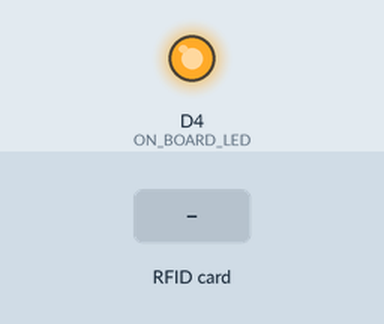
The sketch below on a simulated ESP8266 (NodeMCU). On the bench: output pins drawn as LEDs (lit = HIGH). The test bench sets the inputs (shaded band). WiFi joins after 1.5 s; servers stay silent unless stated; uploads are accepted with an empty reply; what the sketch prints to the serial monitor is not drawn.

Above: at 2.7 s.
2.8 s: RFID card 5E 7A 19 C4 held to the reader
At 2.92 s:
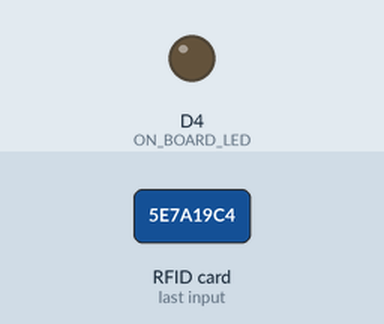
Timing chart, 0 to 5.8 s (numbered marks = the images above; inputs shaded):
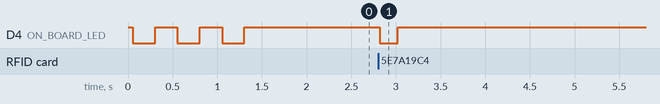

Measured:
- after the input at 2.8 s, D4 (ON_BOARD_LED): HIGH → LOW at once, → HIGH 0.20 s later

The sketch:

rfid.ino
```cpp
#include <ESP8266WiFi.h>
#include <ESP8266HTTPClient.h>
#include <SPI.h>
#include <MFRC522.h>
#include <time.h>

#define SS_PIN D2
#define RST_PIN D1
#define ON_BOARD_LED 2

MFRC522 rfidReader(SS_PIN, RST_PIN);
WiFiClient wifiClient;

const char* wifiSsid = "Bac Hoa";
const char* wifiPassword = "hoalan78";
const char* serverUrl = "http://192.168.1.17/NodeMCU_RC522_Mysql/getUID.php";

void setup() {
  Serial.begin(115200);
  pinMode(ON_BOARD_LED, OUTPUT);
  digitalWrite(ON_BOARD_LED, HIGH);
  SPI.begin();
  rfidReader.PCD_Init();
  Serial.println("RFID reader initialized");

  WiFi.begin(wifiSsid, wifiPassword);
  Serial.print("Connecting to WiFi");
  while (WiFi.status() != WL_CONNECTED) {
    digitalWrite(ON_BOARD_LED, LOW);
    delay(250);
    digitalWrite(ON_BOARD_LED, HIGH);
    delay(250);
    Serial.print(".");
  }
  Serial.println("\nConnected to WiFi");
  Serial.println("NodeMCU IP: " + WiFi.localIP().toString());
  Serial.println("Server URL: " + String(serverUrl));
  Serial.println("Please tag a card");
}

void loop() {
  if (!rfidReader.PICC_IsNewCardPresent() || !rfidReader.PICC_ReadCardSerial()) {
    return;
  }

  digitalWrite(ON_BOARD_LED, LOW);
  String cardUid = "";
  for (byte i = 0; i < rfidReader.uid.size; i++) {
    cardUid += String(rfidReader.uid.uidByte[i] < 0x10 ? "0" : "") + String(rfidReader.uid.uidByte[i], HEX);
  }
  cardUid.toUpperCase();
  Serial.println("[" + String(millis()) + "] UID: " + cardUid);

  if (WiFi.status() == WL_CONNECTED) {
    sendUidToServer(cardUid);
  } else {
    Serial.println("[" + String(millis()) + "] WiFi Disconnected, attempting reconnect...");
    WiFi.reconnect();
    delay(1000);
  }

  rfidReader.PICC_HaltA();
  digitalWrite(ON_BOARD_LED, HIGH);
  delay(1000);
}

void sendUidToServer(String uid) {
  HTTPClient httpClient;
  httpClient.setTimeout(5000);
  Serial.println("[" + String(millis()) + "] Attempting connection to server...");
  httpClient.begin(wifiClient, serverUrl);
  httpClient.addHeader("Content-Type", "application/x-www-form-urlencoded");
  String postData = "UIDresult=" + uid;
  Serial.println("[" + String(millis()) + "] Sending: " + postData);

  int attempts = 0;
  while (attempts < 3) {
    int httpResponseCode = httpClient.POST(postData);
    if (httpResponseCode > 0) {
      Serial.println("[" + String(millis()) + "] HTTP Code: " + String(httpResponseCode));
      String serverResponse = httpClient.getString();
      Serial.println("[" + String(millis()) + "] Response: " + serverResponse);
      break;
    } else {
      Serial.println("[" + String(millis()) + "] HTTP Error: " + httpClient.errorToString(httpResponseCode));
      attempts++;
      delay(1000);
    }
  }
  httpClient.end();
}
```
